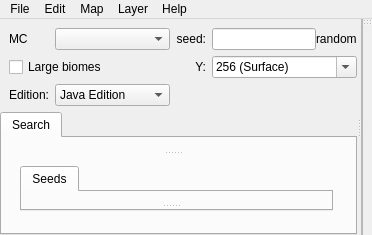
<?xml version="1.0" encoding="UTF-8"?>
<ui version="4.0">
 <class>MainWindow</class>
 <widget class="QMainWindow" name="MainWindow">
  <property name="windowTitle">
   <string>Cubiomes Viewer</string>
  </property>
  <property name="windowIcon">
   <iconset resource="../rc/icons.qrc">
    <normaloff>:/icons/logo.png</normaloff>:/icons/logo.png</iconset>
  </property>
  <widget class="QWidget" name="centralWidget">
   <layout class="QGridLayout" name="gridLayout_6">
    <property name="leftMargin">
     <number>0</number>
    </property>
    <property name="topMargin">
     <number>0</number>
    </property>
    <property name="rightMargin">
     <number>0</number>
    </property>
    <property name="bottomMargin">
     <number>0</number>
    </property>
    <item row="0" column="0">
     <widget class="QSplitter" name="splitterMap">
      <property name="orientation">
       <enum>Qt::Horizontal</enum>
      </property>
      <widget class="QFrame" name="controlFrame">
       <layout class="QVBoxLayout" name="verticalLayout_5">
        <property name="leftMargin">
         <number>0</number>
        </property>
        <property name="topMargin">
         <number>0</number>
        </property>
        <property name="rightMargin">
         <number>0</number>
        </property>
        <property name="bottomMargin">
         <number>0</number>
        </property>
        <item>
         <layout class="QGridLayout" name="gridMCSeed">
          <property name="leftMargin">
           <number>9</number>
          </property>
          <property name="topMargin">
           <number>9</number>
          </property>
          <item row="2" column="0">
           <widget class="QLabel" name="labelEdition">
            <property name="toolTip">
             <string>Minecraft edition (map and seed finder use Java generation)</string>
            </property>
            <property name="text">
             <string>Edition:</string>
            </property>
            <property name="alignment">
             <set>Qt::AlignRight|Qt::AlignTrailing|Qt::AlignVCenter</set>
            </property>
           </widget>
          </item>
          <item row="2" column="1">
           <widget class="StyledComboBox" name="comboBoxEdition">
            <property name="toolTip">
             <string>Bedrock Edition: map shows Java generation for same seed. For Bedrock world gen use ChunkBase or similar.</string>
            </property>
            <item>
             <property name="text">
              <string>Java Edition</string>
             </property>
            </item>
            <item>
             <property name="text">
              <string>Bedrock Edition</string>
             </property>
            </item>
           </widget>
          </item>
          <item row="1" column="0" colspan="2">
           <widget class="QCheckBox" name="checkLarge">
            <property name="text">
             <string>Large biomes</string>
            </property>
           </widget>
          </item>
          <item row="0" column="1">
           <widget class="StyledComboBox" name="comboBoxMC">
            <property name="toolTip">
             <string>Minecraft version</string>
            </property>
            <property name="minimumContentsLength">
             <number>8</number>
            </property>
            <property name="iconSize">
             <size>
              <width>0</width>
              <height>16</height>
             </size>
            </property>
           </widget>
          </item>
          <item row="1" column="7">
           <widget class="StyledComboBox" name="comboY">
            <property name="sizePolicy">
             <sizepolicy hsizetype="Expanding" vsizetype="Fixed">
              <horstretch>0</horstretch>
              <verstretch>0</verstretch>
             </sizepolicy>
            </property>
            <property name="editable">
             <bool>true</bool>
            </property>
            <property name="maxVisibleItems">
             <number>12</number>
            </property>
            <item>
             <property name="text">
              <string>256 (Surface)</string>
             </property>
            </item>
            <item>
             <property name="text">
              <string>128 (Nether Roof)</string>
             </property>
            </item>
            <item>
             <property name="text">
              <string>62 (Sea Level)</string>
             </property>
            </item>
            <item>
             <property name="text">
              <string>48</string>
             </property>
            </item>
            <item>
             <property name="text">
              <string>32</string>
             </property>
            </item>
            <item>
             <property name="text">
              <string>16</string>
             </property>
            </item>
            <item>
             <property name="text">
              <string>0</string>
             </property>
            </item>
            <item>
             <property name="text">
              <string>-16</string>
             </property>
            </item>
            <item>
             <property name="text">
              <string>-32</string>
             </property>
            </item>
            <item>
             <property name="text">
              <string>-48</string>
             </property>
            </item>
            <item>
             <property name="text">
              <string>-64 (Bedrock)</string>
             </property>
            </item>
           </widget>
          </item>
          <item row="0" column="0">
           <widget class="QLabel" name="labelMC">
            <property name="toolTip">
             <string>Minecraft version</string>
            </property>
            <property name="text">
             <string>MC</string>
            </property>
           </widget>
          </item>
          <item row="0" column="7">
           <layout class="QHBoxLayout" name="horizontalLayout_2">
            <property name="spacing">
             <number>0</number>
            </property>
            <item>
             <widget class="QLineEdit" name="seedEdit">
              <property name="toolTip">
               <string>Press enter to accept</string>
              </property>
             </widget>
            </item>
            <item>
             <widget class="QLabel" name="labelSeedType">
              <property name="toolTip">
               <string>Seed can be an integer or text. Leave empty for a random seed</string>
              </property>
              <property name="text">
               <string>random</string>
              </property>
             </widget>
            </item>
           </layout>
          </item>
          <item row="1" column="3">
           <widget class="QLabel" name="labelY">
            <property name="toolTip">
             <string>Show map for this y-level</string>
            </property>
            <property name="text">
             <string>Y:</string>
            </property>
            <property name="alignment">
             <set>Qt::AlignRight|Qt::AlignTrailing|Qt::AlignVCenter</set>
            </property>
           </widget>
          </item>
          <item row="1" column="2">
           <widget class="QLabel" name="labelMono">
            <property name="font">
             <font>
              <family>Monospace</family>
             </font>
            </property>
            <property name="text">
             <string/>
            </property>
           </widget>
          </item>
          <item row="0" column="2" colspan="2">
           <widget class="QLabel" name="labelSeed">
            <property name="toolTip">
             <string>Seed can be an integer or text. Leave empty for a random seed</string>
            </property>
            <property name="text">
             <string>seed:</string>
            </property>
            <property name="alignment">
             <set>Qt::AlignRight|Qt::AlignTrailing|Qt::AlignVCenter</set>
            </property>
           </widget>
          </item>
         </layout>
        </item>
        <item>
         <widget class="QTabWidget" name="tabContainer">
          <property name="styleSheet">
           <string notr="true">QToolButton {
 	background-color: transparent;
}</string>
          </property>
          <property name="currentIndex">
           <number>0</number>
          </property>
          <widget class="QWidget" name="tabSearch">
           <property name="sizePolicy">
            <sizepolicy hsizetype="Expanding" vsizetype="Expanding">
             <horstretch>0</horstretch>
             <verstretch>0</verstretch>
            </sizepolicy>
           </property>
           <attribute name="title">
            <string>Search</string>
           </attribute>
           <layout class="QGridLayout" name="gridLayout_3">
            <property name="leftMargin">
             <number>0</number>
            </property>
            <item row="0" column="0">
             <widget class="QSplitter" name="splitterSearch">
              <property name="orientation">
               <enum>Qt::Vertical</enum>
              </property>
              <widget class="Collapsible" name="collapseConstraints" native="true">
               <property name="sizePolicy">
                <sizepolicy hsizetype="Expanding" vsizetype="Expanding">
                 <horstretch>0</horstretch>
                 <verstretch>0</verstretch>
                </sizepolicy>
               </property>
              </widget>
              <widget class="QWidget" name="gridLayoutWidget">
               <layout class="QGridLayout" name="gridLayout">
                <property name="leftMargin">
                 <number>18</number>
                </property>
                <item row="0" column="0">
                 <widget class="QTabWidget" name="tabContainerSearch">
                  <property name="currentIndex">
                   <number>0</number>
                  </property>
                  <widget class="QWidget" name="tabSeeds">
                   <attribute name="title">
                    <string>Seeds</string>
                   </attribute>
                   <layout class="QGridLayout" name="gridLayout_2">
                    <property name="leftMargin">
                     <number>0</number>
                    </property>
                    <property name="bottomMargin">
                     <number>0</number>
                    </property>
                    <item row="0" column="0">
                     <widget class="QSplitter" name="splitterSeeds">
                      <property name="orientation">
                       <enum>Qt::Vertical</enum>
                      </property>
                      <widget class="Collapsible" name="collapseGen48" native="true">
                       <property name="sizePolicy">
                        <sizepolicy hsizetype="Expanding" vsizetype="Expanding">
                         <horstretch>0</horstretch>
                         <verstretch>0</verstretch>
                        </sizepolicy>
                       </property>
                      </widget>
                      <widget class="Collapsible" name="collapseControl" native="true">
                       <property name="sizePolicy">
                        <sizepolicy hsizetype="Expanding" vsizetype="Expanding">
                         <horstretch>0</horstretch>
                         <verstretch>0</verstretch>
                        </sizepolicy>
                       </property>
                      </widget>
                     </widget>
                    </item>
                   </layout>
                  </widget>
                 </widget>
                </item>
               </layout>
              </widget>
             </widget>
            </item>
           </layout>
          </widget>
         </widget>
        </item>
       </layout>
      </widget>
      <widget class="QFrame" name="frameMap">
       <property name="frameShape">
        <enum>QFrame::StyledPanel</enum>
       </property>
       <property name="frameShadow">
        <enum>QFrame::Raised</enum>
       </property>
       <layout class="QGridLayout" name="gridLayout_4">
        <property name="leftMargin">
         <number>0</number>
        </property>
        <property name="topMargin">
         <number>0</number>
        </property>
        <property name="rightMargin">
         <number>0</number>
        </property>
        <property name="bottomMargin">
         <number>0</number>
        </property>
       </layout>
      </widget>
     </widget>
    </item>
   </layout>
  </widget>
  <widget class="QToolBar" name="toolBar">
   <property name="windowTitle">
    <string>Map controls</string>
   </property>
   <property name="layoutDirection">
    <enum>Qt::RightToLeft</enum>
   </property>
   <property name="autoFillBackground">
    <bool>false</bool>
   </property>
   <property name="styleSheet">
    <string notr="true">
QToolBar {
	border-radius: 0px;
	padding: 0px;
	spacing: 0px;
}

QToolButton {
	border-radius: 3px;
	padding: 1px;
	border: 0px solid;
	margin: 0px;
}
QToolButton:!checked {
}
QToolButton:checked {
	background-color: #8a9dc4;
}
</string>
   </property>
   <property name="movable">
    <bool>true</bool>
   </property>
   <property name="allowedAreas">
    <set>Qt::AllToolBarAreas</set>
   </property>
   <property name="orientation">
    <enum>Qt::Vertical</enum>
   </property>
   <property name="floatable">
    <bool>true</bool>
   </property>
   <attribute name="toolBarArea">
    <enum>RightToolBarArea</enum>
   </attribute>
   <attribute name="toolBarBreak">
    <bool>false</bool>
   </attribute>
  </widget>
  <widget class="QMenuBar" name="menuBar">
   <widget class="QMenu" name="menuMap">
    <property name="title">
     <string>Map</string>
    </property>
    <widget class="QMenu" name="menuHistory">
     <property name="enabled">
      <bool>false</bool>
     </property>
     <property name="title">
      <string>Previous seeds</string>
     </property>
     <addaction name="separator"/>
    </widget>
    <addaction name="menuHistory"/>
    <addaction name="actionOpenShadow"/>
    <addaction name="separator"/>
    <addaction name="actionDock"/>
    <addaction name="actionGoto"/>
    <addaction name="separator"/>
    <addaction name="actionScreenshot"/>
    <addaction name="actionExportImg"/>
    <addaction name="separator"/>
   </widget>
   <widget class="QMenu" name="menuHelp">
    <property name="title">
     <string>Help</string>
    </property>
    <addaction name="actionExamples"/>
    <addaction name="separator"/>
    <addaction name="actionAbout"/>
   </widget>
   <widget class="QMenu" name="menuFile">
    <property name="title">
     <string>File</string>
    </property>
    <addaction name="actionLoad"/>
    <addaction name="actionSave"/>
    <addaction name="separator"/>
    <addaction name="actionPresetLoad"/>
    <addaction name="separator"/>
    <addaction name="actionSearch_seed_list"/>
    <addaction name="actionSearch_full_seed_space"/>
    <addaction name="separator"/>
    <addaction name="actionQuit"/>
   </widget>
   <widget class="QMenu" name="menuEdit">
    <property name="title">
     <string>Edit</string>
    </property>
    <addaction name="actionCopy"/>
    <addaction name="actionPaste"/>
    <addaction name="separator"/>
    <addaction name="actionAddShadow"/>
    <addaction name="separator"/>
    <addaction name="actionRedistribute"/>
    <addaction name="separator"/>
    <addaction name="actionExtGen"/>
    <addaction name="actionBiomeColors"/>
    <addaction name="actionToolbarConfig"/>
    <addaction name="actionPreferences"/>
   </widget>
   <widget class="QMenu" name="menuLayer">
    <property name="title">
     <string>Layer</string>
    </property>
    <addaction name="actionLayerDisplay"/>
    <addaction name="separator"/>
    <addaction name="actionBiomes"/>
    <addaction name="separator"/>
    <addaction name="actionParaTemperature"/>
    <addaction name="actionParaHumidity"/>
    <addaction name="actionParaContinentalness"/>
    <addaction name="actionParaErosion"/>
    <addaction name="actionParaDepth"/>
    <addaction name="actionParaWeirdness"/>
    <addaction name="separator"/>
    <addaction name="actionRiver"/>
    <addaction name="actionOceanTemp"/>
    <addaction name="separator"/>
    <addaction name="actionNoOceans"/>
    <addaction name="actionBetaTemperature"/>
    <addaction name="actionBetaHumidity"/>
    <addaction name="separator"/>
    <addaction name="actionHeight"/>
    <addaction name="actionStructures"/>
    <addaction name="separator"/>
   </widget>
   <addaction name="menuFile"/>
   <addaction name="menuEdit"/>
   <addaction name="menuMap"/>
   <addaction name="menuLayer"/>
   <addaction name="menuHelp"/>
  </widget>
  <action name="actionAbout">
   <property name="text">
    <string>About</string>
   </property>
  </action>
  <action name="actionOpenShadow">
   <property name="text">
    <string>Open shadow seed</string>
   </property>
  </action>
  <action name="actionSave">
   <property name="text">
    <string>Save session...</string>
   </property>
   <property name="shortcut">
    <string>Ctrl+S</string>
   </property>
  </action>
  <action name="actionLoad">
   <property name="text">
    <string>Load session...</string>
   </property>
   <property name="shortcut">
    <string>Ctrl+O</string>
   </property>
  </action>
  <action name="actionSearch_seed_list">
   <property name="text">
    <string>Search seed list...</string>
   </property>
   <property name="toolTip">
    <string>Load seeds from file for search</string>
   </property>
  </action>
  <action name="actionSearch_full_seed_space">
   <property name="text">
    <string>Search full seed space</string>
   </property>
  </action>
  <action name="actionCopy">
   <property name="text">
    <string>Copy seeds from list</string>
   </property>
  </action>
  <action name="actionPaste">
   <property name="text">
    <string>Paste seeds into list</string>
   </property>
  </action>
  <action name="actionPreferences">
   <property name="text">
    <string>Edit preferences...</string>
   </property>
  </action>
  <action name="actionQuit">
   <property name="text">
    <string>Quit</string>
   </property>
  </action>
  <action name="actionAddShadow">
   <property name="text">
    <string>Add shadow for all seeds</string>
   </property>
  </action>
  <action name="actionExtGen">
   <property name="text">
    <string>Advanced world settings...</string>
   </property>
  </action>
  <action name="actionExamples">
   <property name="text">
    <string>Example filters...</string>
   </property>
  </action>
  <action name="actionPresetSave">
   <property name="text">
    <string>Save filter as preset...</string>
   </property>
  </action>
  <action name="actionPresetLoad">
   <property name="text">
    <string>Load filter preset...</string>
   </property>
  </action>
  <action name="actionBiomeColors">
   <property name="text">
    <string>Edit biome colors...</string>
   </property>
  </action>
  <action name="actionBiomes">
   <property name="checkable">
    <bool>true</bool>
   </property>
   <property name="checked">
    <bool>true</bool>
   </property>
   <property name="text">
    <string>Biome scales (default)</string>
   </property>
   <property name="shortcut">
    <string>Alt+B</string>
   </property>
  </action>
  <action name="actionGoto">
   <property name="text">
    <string>Go to...</string>
   </property>
   <property name="shortcut">
    <string>Ctrl+G</string>
   </property>
  </action>
  <action name="actionOceanTemp">
   <property name="checkable">
    <bool>true</bool>
   </property>
   <property name="text">
    <string>(1.13 - 1.17) O. Temp. 1:256</string>
   </property>
   <property name="shortcut">
    <string>Alt+O</string>
   </property>
  </action>
  <action name="actionRiver">
   <property name="checkable">
    <bool>true</bool>
   </property>
   <property name="text">
    <string>(1.13 - 1.17) River Mix 1:4</string>
   </property>
   <property name="shortcut">
    <string>Alt+R</string>
   </property>
  </action>
  <action name="actionExportImg">
   <property name="text">
    <string>Export biomes as image...</string>
   </property>
  </action>
  <action name="actionToolbarConfig">
   <property name="text">
    <string>Edit map tools...</string>
   </property>
  </action>
  <action name="actionParaTemperature">
   <property name="checkable">
    <bool>true</bool>
   </property>
   <property name="text">
    <string>(1.18+) Temperature</string>
   </property>
   <property name="shortcut">
    <string>Alt+T</string>
   </property>
  </action>
  <action name="actionParaHumidity">
   <property name="checkable">
    <bool>true</bool>
   </property>
   <property name="text">
    <string>(1.18+) Humidity</string>
   </property>
   <property name="shortcut">
    <string>Alt+H</string>
   </property>
  </action>
  <action name="actionParaContinentalness">
   <property name="checkable">
    <bool>true</bool>
   </property>
   <property name="text">
    <string>(1.18+) Continentalness</string>
   </property>
   <property name="shortcut">
    <string>Alt+C</string>
   </property>
  </action>
  <action name="actionParaErosion">
   <property name="checkable">
    <bool>true</bool>
   </property>
   <property name="text">
    <string>(1.18+) Erosion</string>
   </property>
   <property name="shortcut">
    <string>Alt+E</string>
   </property>
  </action>
  <action name="actionParaWeirdness">
   <property name="checkable">
    <bool>true</bool>
   </property>
   <property name="text">
    <string>(1.18+) Weirdness</string>
   </property>
   <property name="shortcut">
    <string>Alt+W</string>
   </property>
  </action>
  <action name="actionParaDepth">
   <property name="checkable">
    <bool>true</bool>
   </property>
   <property name="text">
    <string>(1.18+) Depth</string>
   </property>
   <property name="shortcut">
    <string>Alt+D</string>
   </property>
  </action>
  <action name="actionStructures">
   <property name="checkable">
    <bool>true</bool>
   </property>
   <property name="text">
    <string>Structure potential (48-bit)</string>
   </property>
   <property name="shortcut">
    <string>Alt+S</string>
   </property>
  </action>
  <action name="actionScreenshot">
   <property name="text">
    <string>Take screenshot</string>
   </property>
   <property name="shortcut">
    <string>Ctrl+Shift+S</string>
   </property>
  </action>
  <action name="actionDock">
   <property name="text">
    <string>Undock map</string>
   </property>
  </action>
  <action name="actionHeight">
   <property name="checkable">
    <bool>true</bool>
   </property>
   <property name="text">
    <string>Approx. surface height</string>
   </property>
   <property name="shortcut">
    <string>Alt+Y</string>
   </property>
  </action>
  <action name="actionLayerDisplay">
   <property name="text">
    <string>Display options...</string>
   </property>
  </action>
  <action name="actionNoOceans">
   <property name="checkable">
    <bool>true</bool>
   </property>
   <property name="text">
    <string>(Beta 1.7) No beta oceans</string>
   </property>
  </action>
  <action name="actionBetaTemperature">
   <property name="checkable">
    <bool>true</bool>
   </property>
   <property name="text">
    <string>(Beta 1.7) Temperature</string>
   </property>
  </action>
  <action name="actionBetaHumidity">
   <property name="checkable">
    <bool>true</bool>
   </property>
   <property name="text">
    <string>(Beta 1.7) Humidity</string>
   </property>
  </action>
  <action name="actionRedistribute">
   <property name="text">
    <string>Redistribute condition IDs</string>
   </property>
  </action>
 </widget>
 <layoutdefault spacing="6" margin="11"/>
 <customwidgets>
  <customwidget>
   <class>StyledComboBox</class>
   <extends>QComboBox</extends>
   <header>src/widgets.h</header>
  </customwidget>
  <customwidget>
   <class>Collapsible</class>
   <extends>QWidget</extends>
   <header>src/widgets.h</header>
   <container>1</container>
  </customwidget>
 </customwidgets>
 <resources>
  <include location="../rc/icons.qrc"/>
 </resources>
 <connections/>
</ui>
